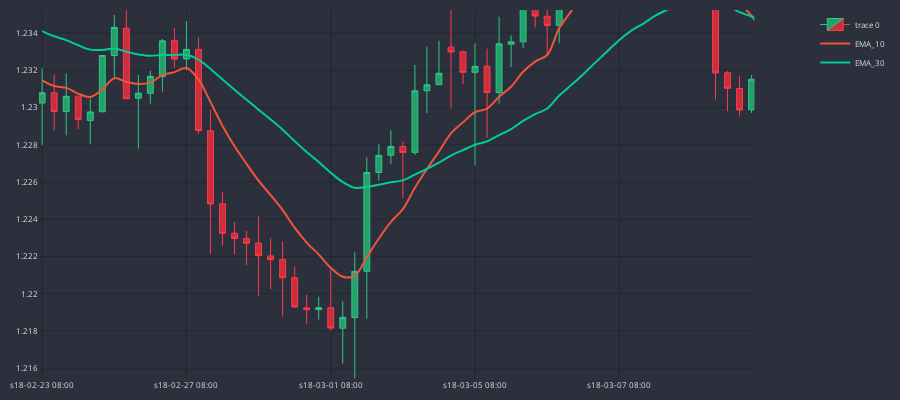

Notebook cell for this chart:
### Code cell
cp = CandlePlot(df_4h.iloc[230:400])
cp.show_plot(line_traces=['EMA_10', 'EMA_30'])

### Figure 1 — Plotly figure (JSON) as saved in the notebook; plotly's stock layout.template omitted (floating-point values rounded to 4 significant figures; data arrays with more than 128 entries replaced by an {"elided": "..."} marker saying what was removed)
{"data": [{"close": {"elided": "170 float values"}, "decreasing": {"fillcolor": "#CC2E3C", "line": {"color": "#FF3A4C"}}, "high": {"elided": "170 float values"}, "increasing": {"fillcolor": "#24A06B", "line": {"color": "#2EC886"}}, "line": {"width": 1}, "low": {"elided": "170 float values"}, "opacity": 1, "open": {"elided": "170 float values"}, "type": "candlestick", "x": {"elided": "170 str values"}}, {"line": {"shape": "spline", "width": 2}, "name": "EMA_10", "type": "scatter", "x": {"elided": "170 str values"}, "xaxis": "x", "y": {"elided": "170 float values"}, "yaxis": "y"}, {"line": {"shape": "spline", "width": 2}, "name": "EMA_30", "type": "scatter", "x": {"elided": "170 str values"}, "xaxis": "x", "y": {"elided": "170 float values"}, "yaxis": "y"}], "layout": {"font": {"color": "#e1e1e1", "size": 8}, "height": 400, "margin": {"b": 10, "l": 10, "r": 10, "t": 10}, "paper_bgcolor": "#2c303c", "plot_bgcolor": "#2c303c", "width": 900, "xaxis": {"anchor": "y", "autorange": false, "domain": [0, 0.94], "gridcolor": "#1f292f", "nticks": 5, "range": [-0.262, 59.23], "rangeslider": {"visible": false, "yaxis": {}}, "type": "category"}, "yaxis": {"anchor": "x", "autorange": false, "domain": [0, 1], "gridcolor": "#1f292f", "range": [1.215, 1.235], "type": "linear"}, "yaxis2": {"anchor": "x", "gridcolor": "#1f292f", "overlaying": "y", "side": "right"}}}
